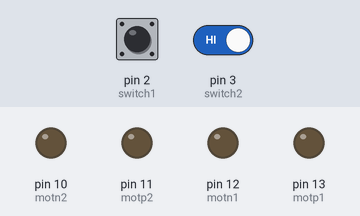
Recording of a sketch running on a simulated Arduino Uno, built with avr-gcc and run on an emulated ATmega328P. On the bench: output pins drawn as LEDs (lit = HIGH). The test bench sets the inputs (shaded band); at power-on: pin 2 (switch1) HIGH, pin 3 (switch2) HIGH.

Above: at 1.2 s.
1.3 s: pin 2 (switch1) pulled LOW for 0.15 s
At 2.5 s:
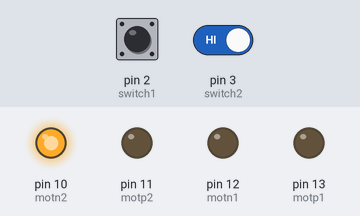
2.9 s: pin 2 (switch1) driven LOW and pin 3 (switch2) driven LOW
At 3.9 s:
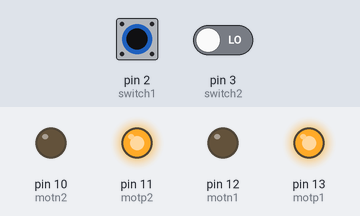
4.4 s: pin 2 (switch1) driven HIGH
At 5.1 s:
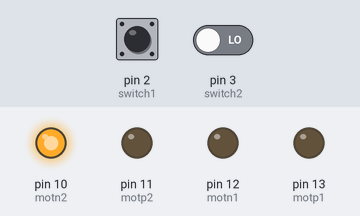
5.9 s: pin 2 (switch1) driven LOW
At 6.2 s:
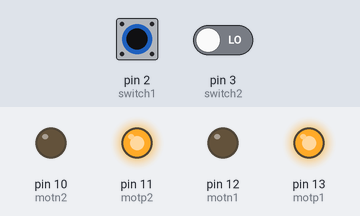
Timing chart, 0 to 8.4 s (numbered marks = the images above; inputs shaded):
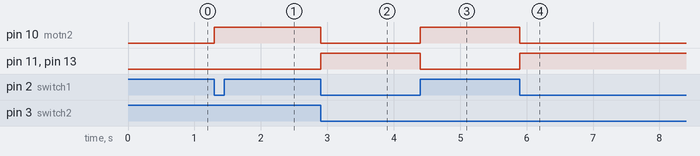

The sketch:

riet_test.ino
```cpp
int motp1=13;
int motn1=12;
int switch1 =2;
int motp2=11;
int motn2=10;
int switch2=3;
void setup() {
  // put your setup code here, to run once:
pinMode(motp1,OUTPUT);
pinMode(motn1,OUTPUT);
pinMode(motp2,OUTPUT);
pinMode(motn2,OUTPUT);
pinMode(switch2,INPUT);

pinMode(switch1,INPUT);
}

void loop() {
  // put your main code here, to run repeatedly:
int  irl = digitalRead(switch1);
int  irr = digitalRead(switch2);
  if((irl==LOW)&&(irr==LOW)){
    digitalWrite(motp1,HIGH);
    digitalWrite(motp2,HIGH);
    digitalWrite(motn1,LOW);
    digitalWrite(motn2,LOW);
    }
  if((irl==HIGH)&&(irr==LOW)){
    digitalWrite(motp1,LOW);
    digitalWrite(motp2,LOW);
    digitalWrite(motn1,LOW);
    digitalWrite(motn2,HIGH);
    }
   if((irl==LOW)&&(irr==HIGH)){
    digitalWrite(motp1,LOW);
    digitalWrite(motp2,LOW);
    digitalWrite(motn1,LOW);
    digitalWrite(motn2,HIGH);
    }

}
```

Measured:
- after the input at 1.3 s, pin 10 (motn2): LOW → HIGH at once
- after the input at 2.9 s, pin 10 (motn2): HIGH → LOW at once; pin 11 (motp2), pin 13 (motp1): LOW → HIGH at once
- after the input at 4.4 s, pin 10 (motn2): LOW → HIGH at once; pin 11 (motp2), pin 13 (motp1): HIGH → LOW at once
- after the input at 5.9 s, pin 10 (motn2): HIGH → LOW at once; pin 11 (motp2), pin 13 (motp1): LOW → HIGH at once
